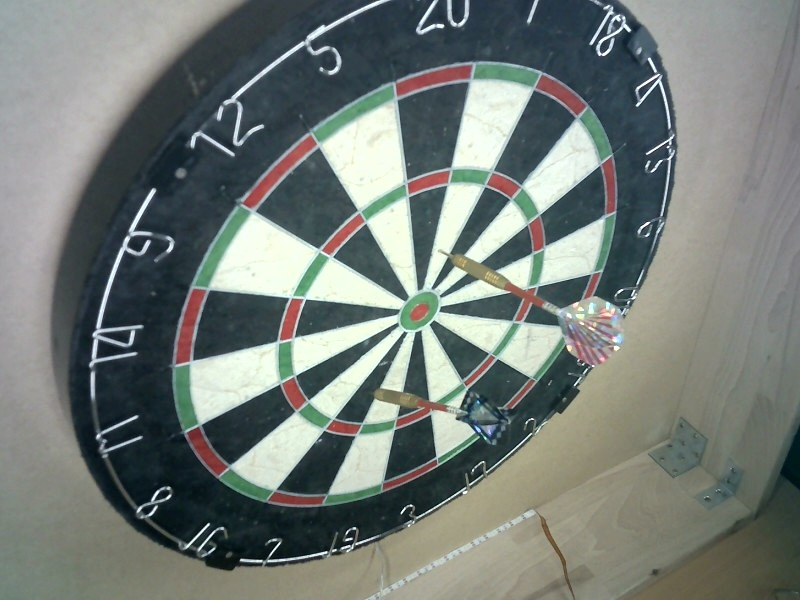
#> input picture dart-backend/reference_image.jpg, 800 x 600 px
$ python -i PreProcessImageUtils.py   (imports and definitions only)
#> lines starting #> are read from the running program, lines starting #| are printed output that depends on the picture; after the words box and inside, x2 and y2 are one past the last pixel; in counts of white or black regions, pixels touching at a corner belong together
import numpy as np
import cv2
from .Contrast import applyContrast
from .EllipseUtils import smoothEllipse

def locateRedSpots(img):

    result = img.copy()
    # lower mask (0-10)
    lower_red = np.array([0,0,50])
    upper_red = np.array([50,255,255])
    mask0 = cv2.inRange(img, lower_red, upper_red)
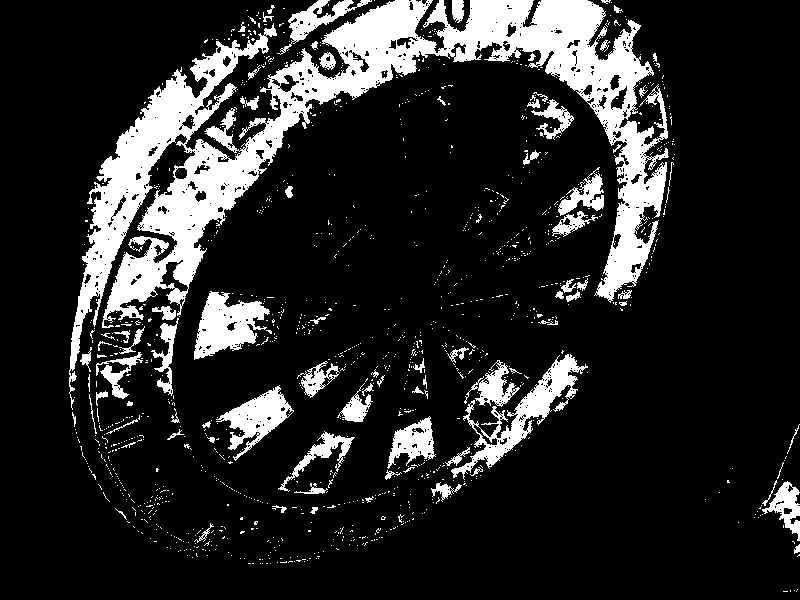
#> mask0: shape (600, 800); 15.7% white; 1215 white regions (1128 under 20 px), largest, box (x1, y1, x2, y2) and area: (69, 0, 669, 410) 50260, (451, 354, 588, 480) 3557, (194, 291, 270, 360) 2885

    # upper mask (170-180)
    lower_red = np.array([0,0,50])
    upper_red = np.array([255,100,100])
    mask1 = cv2.inRange(img, lower_red, upper_red)
#> mask1: shape (600, 800); 32.2% white; 486 white regions (397 under 20 px), largest, box (x1, y1, x2, y2) and area: (52, 0, 670, 570) 80190, (634, 408, 800, 600) 11821, (451, 347, 590, 489) 6250

    # upper mask (170-180)
    lower_red_green = np.array([0,0,50])
    upper_red_green = np.array([255,50, 255])
    mask0_red_green = cv2.inRange(img, lower_red_green, upper_red_green)
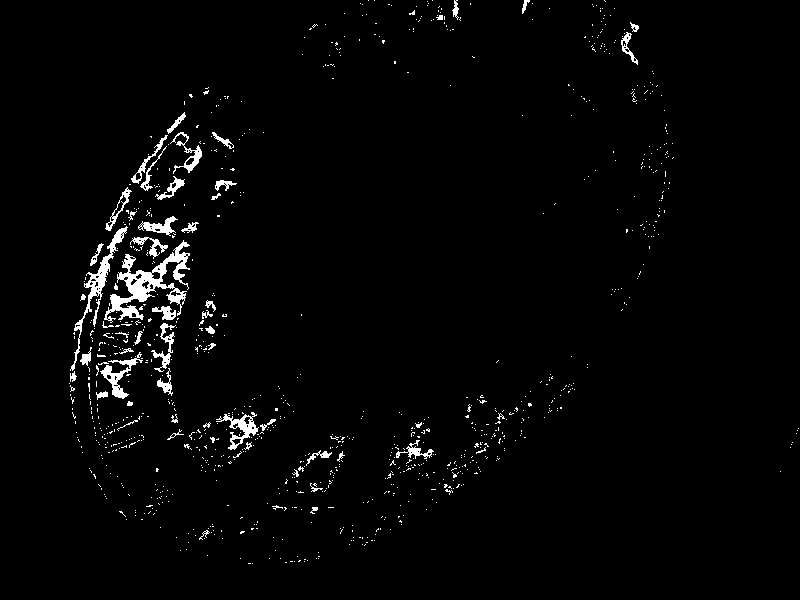
#> mask0_red_green: shape (600, 800); 2.2% white; 971 white regions (914 under 20 px), largest, box (x1, y1, x2, y2) and area: (104, 240, 190, 323) 2088, (70, 226, 128, 371) 965, (100, 352, 143, 399) 518
    # upper mask (170-180)
    lower_red_green = np.array([0,0,50])
    upper_red_green = np.array([100,255, 100])
    mask1_red_green = cv2.inRange(img, lower_red_green, upper_red_green)
#> mask1_red_green: shape (600, 800); 31.1% white; 609 white regions (526 under 20 px), largest, box (x1, y1, x2, y2) and area: (52, 0, 670, 570) 80204, (650, 408, 800, 600) 12216, (451, 347, 590, 489) 6159

    lower_blue = np.array([0,0,0])
    upper_blue = np.array([255,255, 60])
    mask1_blue = cv2.inRange(img, lower_blue, upper_blue)
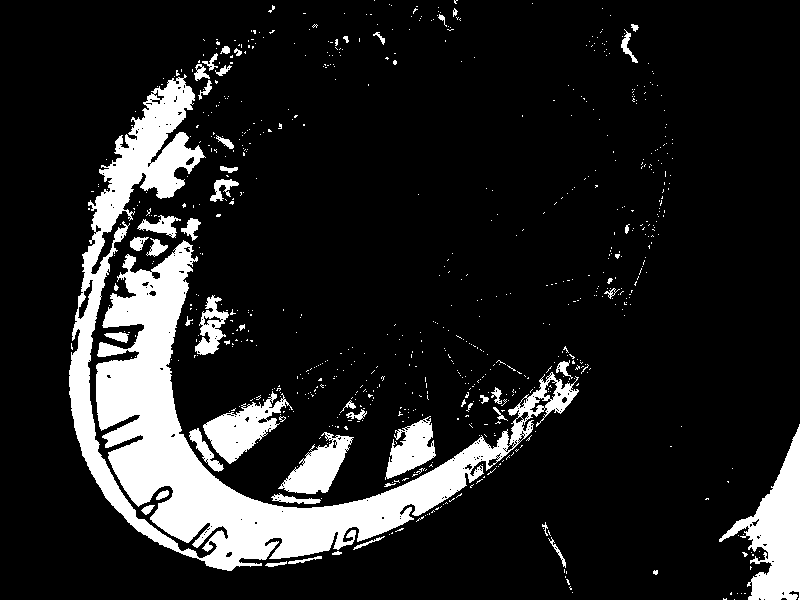
#> mask1_blue: shape (600, 800); 13.9% white; 746 white regions (694 under 20 px), largest, box (x1, y1, x2, y2) and area: (69, 74, 579, 571) 47129, (719, 424, 800, 600) 5934, (203, 391, 293, 464) 2669

    # join my masks
    mask = mask1+mask1_red_green + mask0 + mask0_red_green + mask1_blue
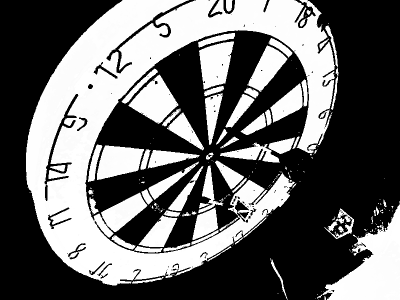
#> mask: shape (600, 800) (shown at 1/2 size); min 0, max 255, mean 103.6
    result = cv2.bitwise_and(result, result, mask=mask)
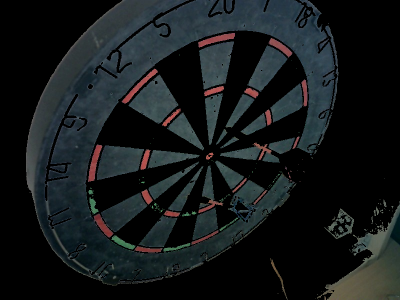
#> result: shape (600, 800, 3) (shown at 1/2 size); mean R, G, B 21.1, 25.4, 26.7
    cv2.imshow("result", result)

    cv2.imshow("mask", mask)

    ret, thresh = cv2.threshold(result, 0, 255, cv2.THRESH_BINARY_INV)
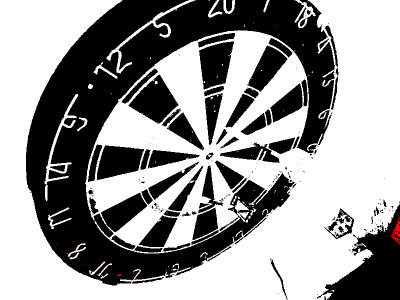
#> thresh: shape (600, 800, 3) (shown at 1/2 size); mean R, G, B 151.1, 150.9, 150.9

    cv2.imshow("first", thresh)
    kernel = np.ones((9,9), np.uint8)
    thresh2 = cv2.morphologyEx(mask, cv2.MORPH_ERODE, kernel)
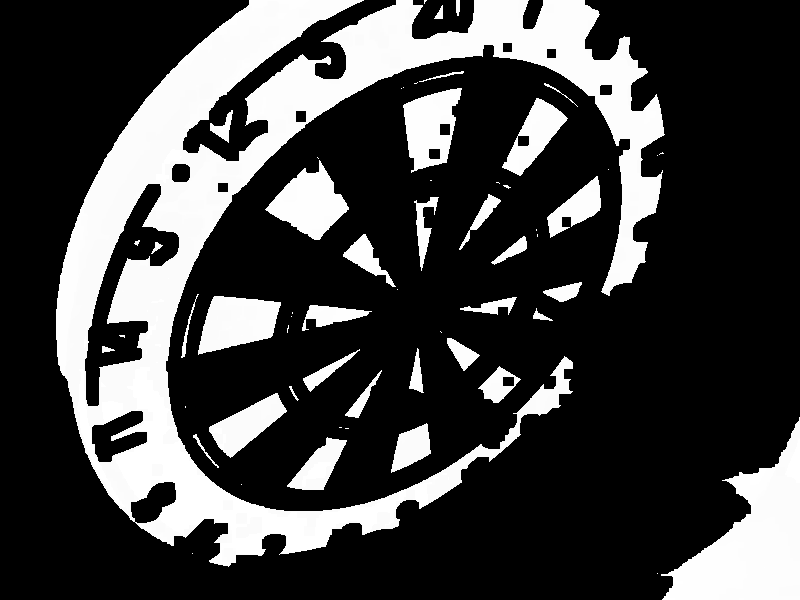
#> thresh2: shape (600, 800); min 0, max 255, mean 65

    cv2.imshow("result-mask-tresh", thresh2)

    # [6 lines of commented-out code are left out]
    test = 2

# [37 lines left out: functions getCanny, applyFilters, preProcessImage, not called in this run]

>>> import cv2
>>> picture = cv2.cvtColor(cv2.imread('../reference_image.jpg'), cv2.COLOR_BGR2RGB)
>>> result = locateRedSpots(picture)

$ run again, on dart-backend/Links-dart.jpg
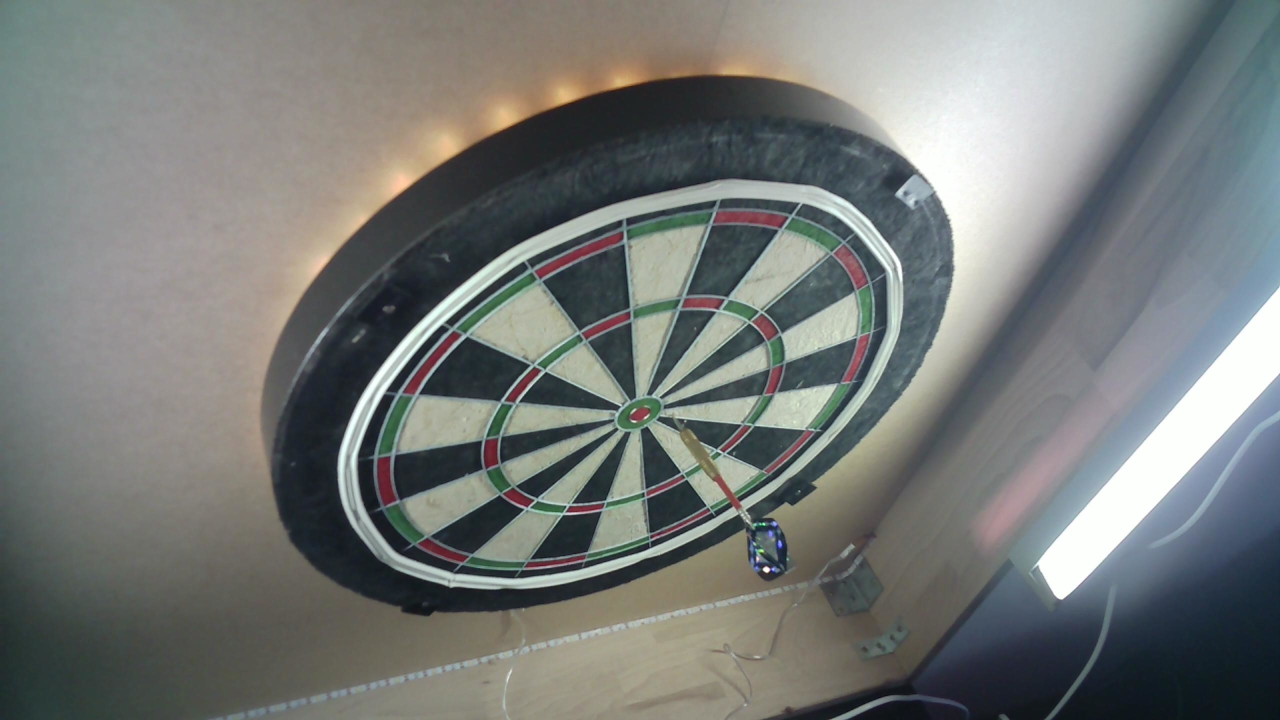
#> input picture dart-backend/Links-dart.jpg, 2560 x 1440 px (shown at 1/2 size)
#> in locateRedSpots, `mask0 = cv2.inRange(img, lower_red, upper_red)`:
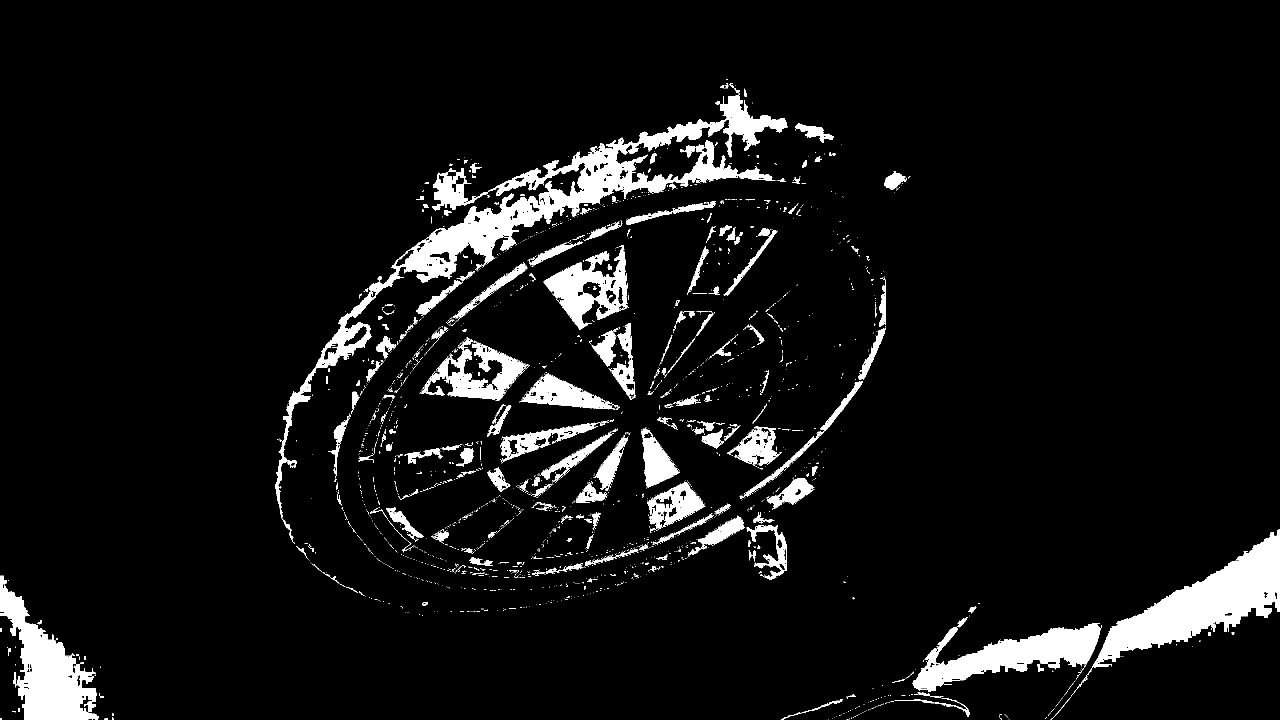
#> mask0: shape (1440, 2560) (shown at 1/2 size); 6.9% white; 2244 white regions (1989 under 20 px), largest, box (x1, y1, x2, y2) and area: (550, 176, 1576, 1088) 64308, (2142, 1058, 2560, 1393) 35994, (0, 1151, 198, 1440) 23595
#> mask1: shape (1440, 2560); 23.7% white; 967 white regions (776 under 20 px), largest, box (x1, y1, x2, y2) and area: (0, 0, 2560, 1440) 637880, (1086, 489, 1260, 662) 17458, (1373, 450, 1556, 594) 15497
#> mask0_red_green: shape (1440, 2560); 3.2% white; 2408 white regions (2145 under 20 px), largest, box (x1, y1, x2, y2) and area: (2185, 1117, 2560, 1336) 22914, (1824, 1263, 2195, 1384) 15612, (767, 342, 1452, 576) 12373
#> mask1_red_green: shape (1440, 2560); 23.1% white; 984 white regions (783 under 20 px), largest, box (x1, y1, x2, y2) and area: (0, 0, 2560, 1440) 621863, (1086, 489, 1260, 662) 17462, (1373, 450, 1556, 594) 15500
#> mask1_blue: shape (1440, 2560); 14.8% white; 914 white regions (727 under 20 px), largest, box (x1, y1, x2, y2) and area: (546, 149, 1544, 1233) 231067, (2102, 1144, 2560, 1440) 82703, (1550, 1251, 2192, 1440) 51242
#> in locateRedSpots, `thresh2 = cv2.morphologyEx(mask, cv2.MORPH_ERODE, kernel)`:
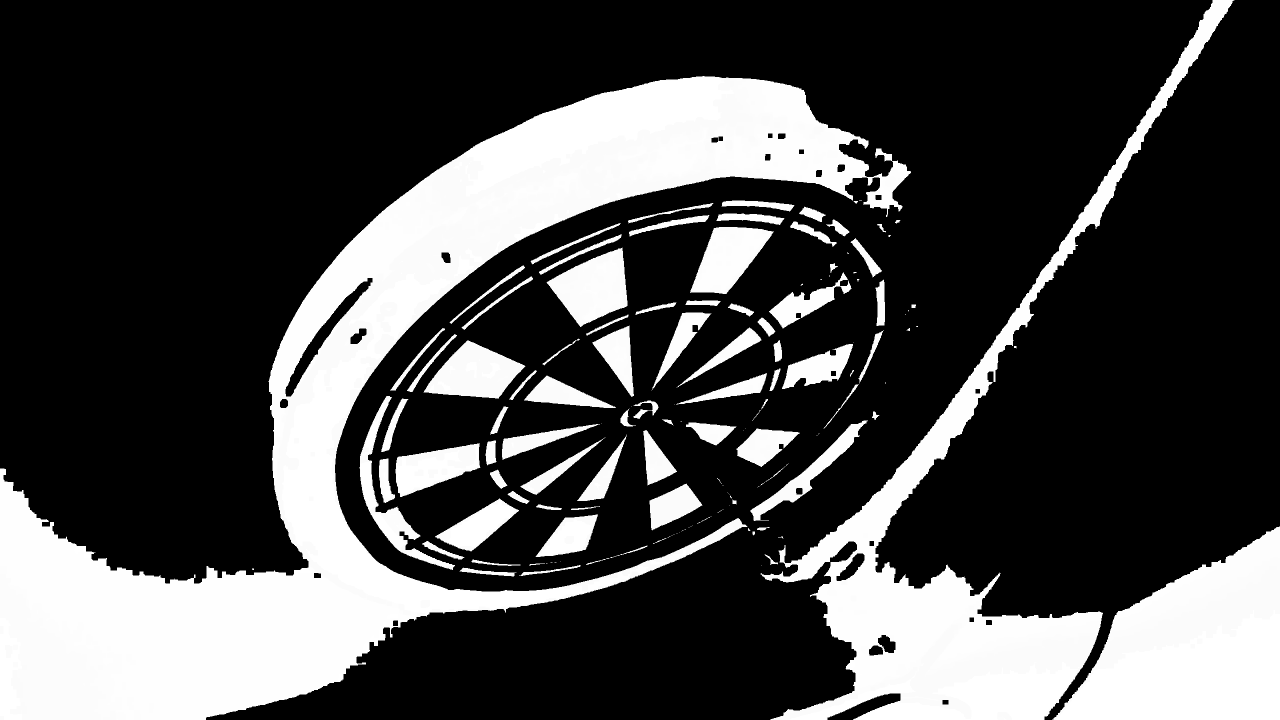
#> thresh2: shape (1440, 2560) (shown at 1/2 size); min 0, max 255, mean 70
